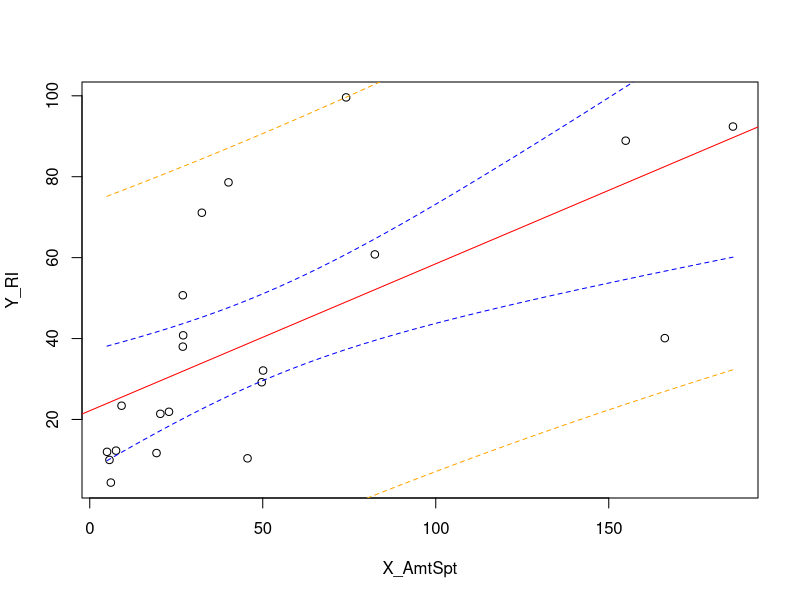

Reproduce this figure in R.
mydata = data.frame(
  X_AmtSpt = c(50.1, 74.1, 19.3, 22.9, 82.4, 40.1, 185.9, 26.9, 20.4, 166.2, 27, 45.6, 154.9, 5, 49.7, 26.9, 5.7, 7.6, 9.2, 32.4, 6.1),
  Y_RI = c(32.1, 99.6, 11.7, 21.9, 60.8, 78.6, 92.4, 50.7, 21.4, 40.1, 40.8, 10.4, 88.9, 12, 29.2, 38, 10, 12.3, 23.4, 71.1, 4.4)
  
)
plot(mydata)

mydata.mod1 = lm(Y_RI ~ X_AmtSpt, data = mydata)
summary(mydata.mod1)
abline(coef(mydata.mod1), col="RED")

#c
summary(mydata$X_AmtSpt)
newx = seq(5.0,185.9, by=0.05)
con_in = predict(mydata.mod1, newdata = data.frame(X_AmtSpt=newx), interval = "confidence", level = 0.95)
lines(newx, con_in[,2],col="BLUE",lty=2)
lines(newx, con_in[,3],col="BLUE",lty=2)
con_in

pred_in = predict(mydata.mod1, newdata = data.frame(X_AmtSpt=newx), interval = "prediction",level = 0.95)
lines(newx, pred_in[,2],col="orange",lty=2)
lines(newx, pred_in[,3],col="orange",lty=2)
pred_in

#d
con_in_MCI = predict(mydata.mod1,newdata = data.frame(X_AmtSpt=26.9),interval = "confidence",level = 0.95)
con_in_MCI

pred_in_MCI = predict(mydata.mod1,newdata = data.frame(X_AmtSpt=26.9),interval = "prediction",level = 0.95)
pred_in_MCI

